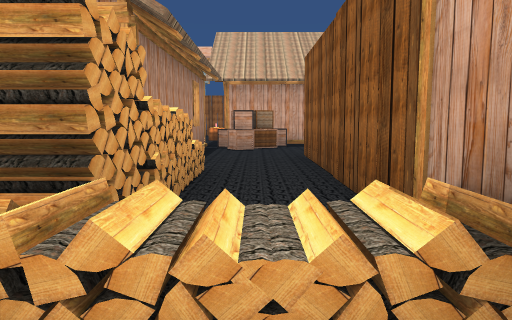
[1] (above)

24 first-person views from a walk through a Unity game level. The camera is 1.4 m above the floor, tilts 6° down and sees 70° across. Doors are open. The floor is counted in squares, 2 m on a side. Each view is taken from the middle of a square. On the plan, view 1 faces up. The plan holds only what a view shows up to about 11 squares ahead; the rest is blank. The place goes on beyond the plan. The player character is not drawn. Some surface patterns are stand-ins.

[2]
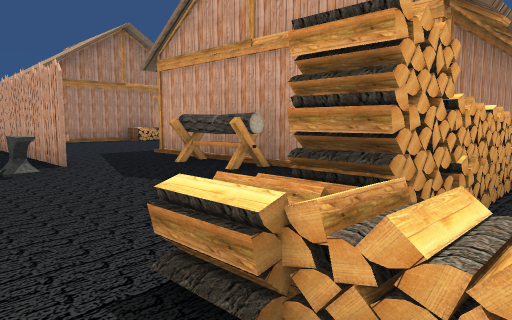

[3]
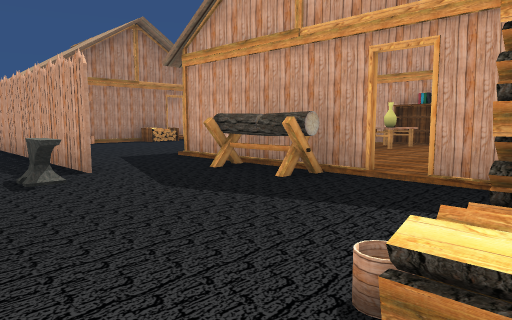

[4]
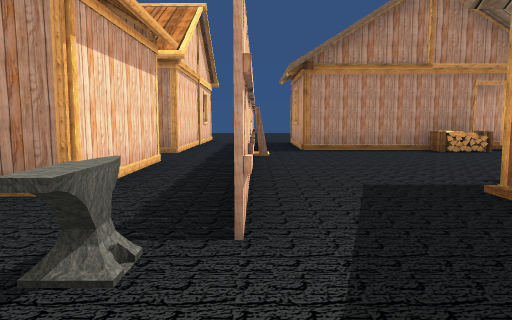

[5]
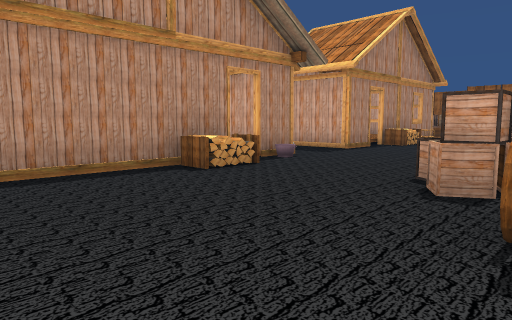

[6]
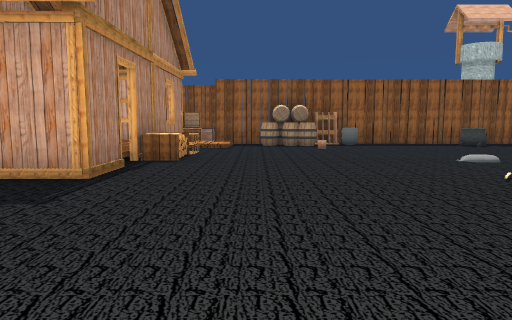

[7]
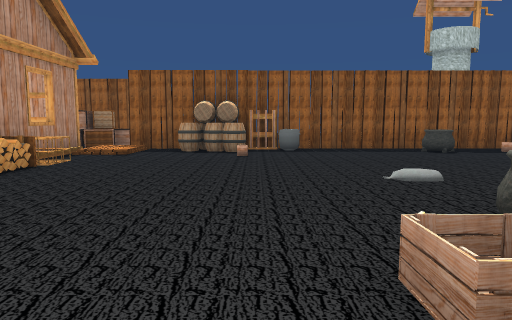

[8]
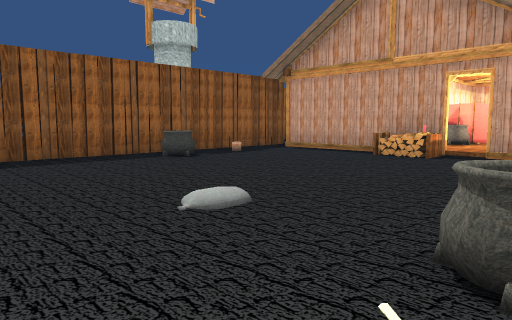

[9]
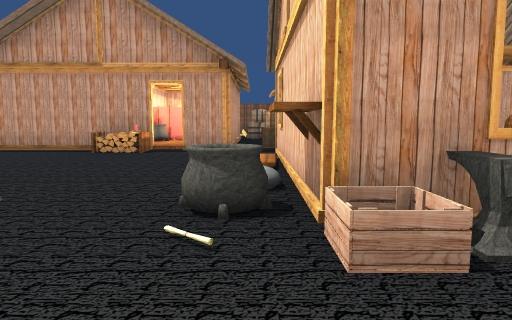

[10]
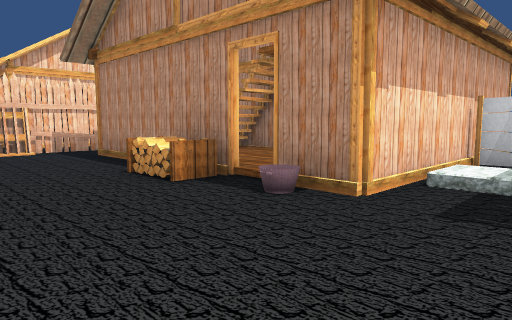

[11]
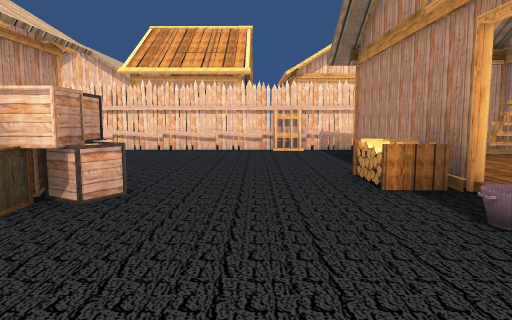

[12]
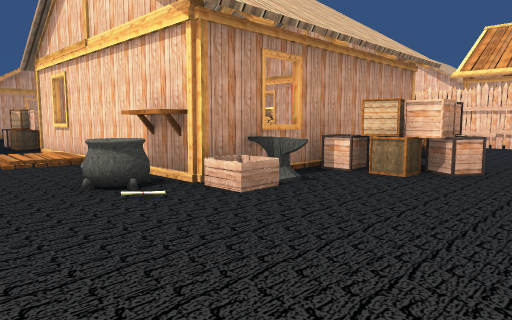

[13]
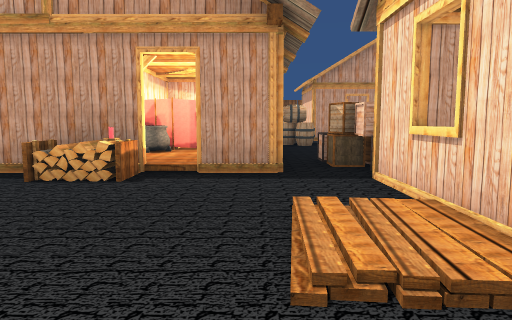

[14]
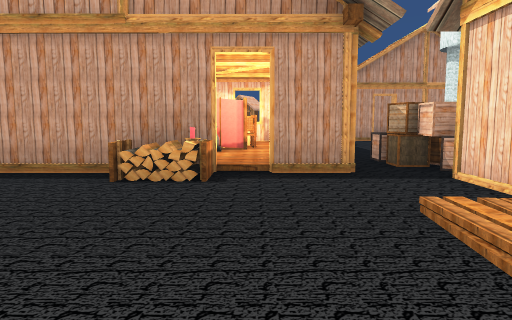

[15]
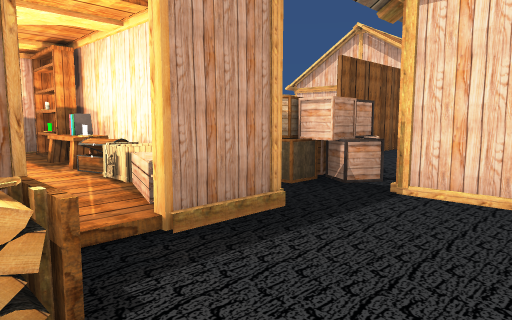

[16]
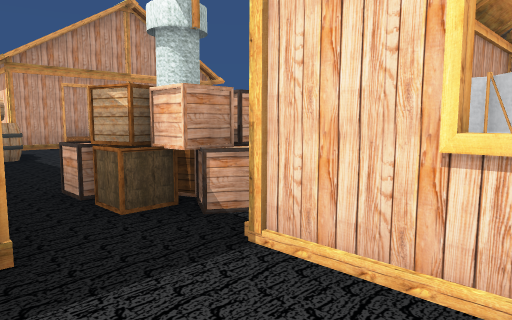

[17]
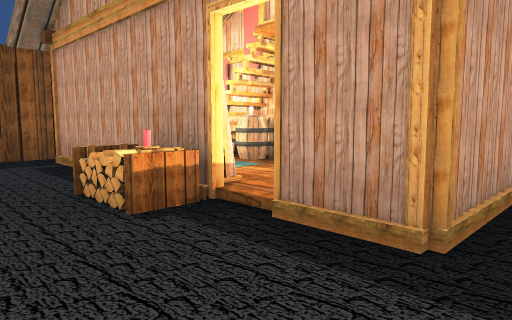

[18]
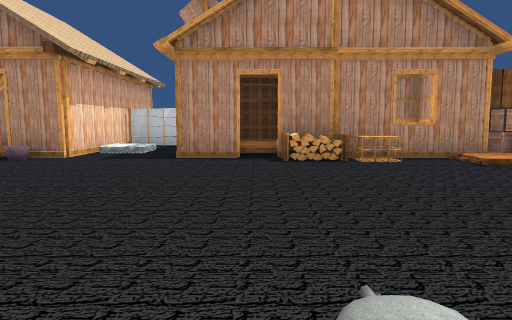

[19]
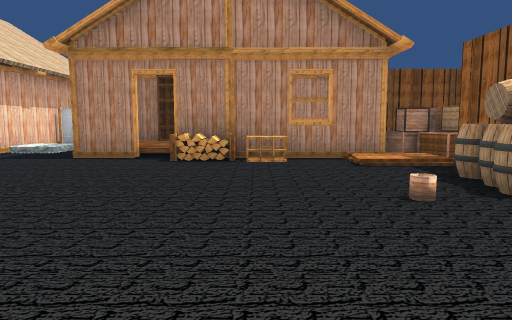

[20]
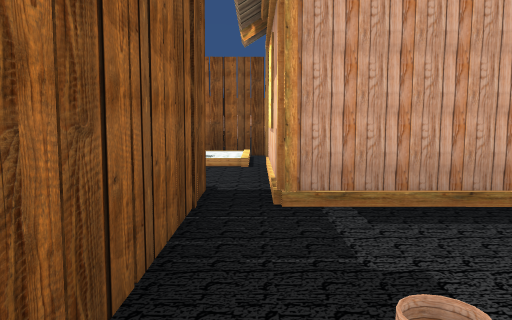

[21]
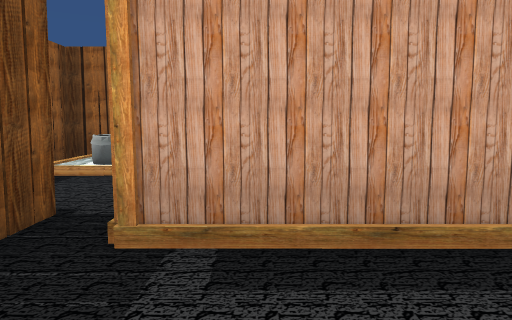

[22]
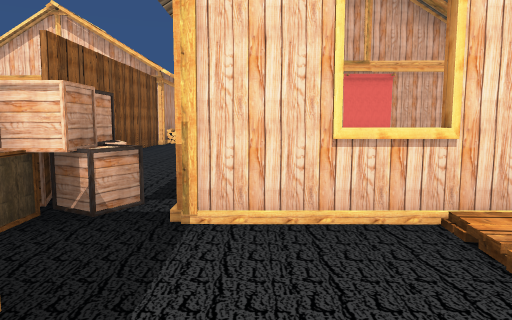

[23]
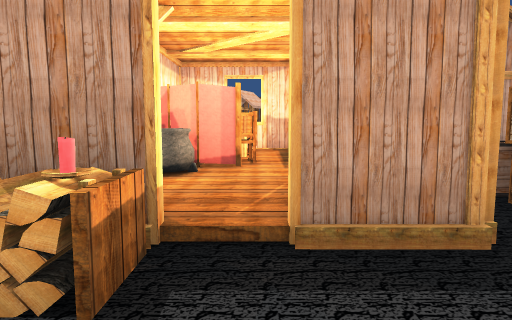

[24]
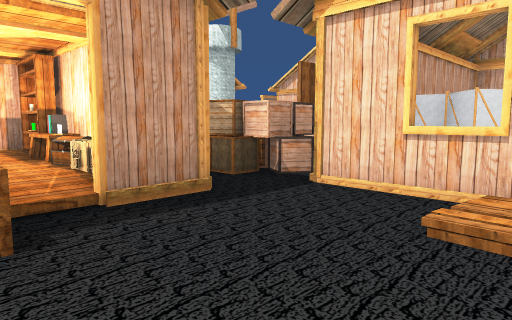

### Floor plan
Key: @ floor where view 1 was taken; # wall or solid block; x gap in a wall; . main floor; : floor 0.25 m higher than the main floor; / step, stairs or slope; D open door; = window, fence, low wall or low ledge; ^ raised ledge; H house; B box; F fence; A anvil; R barrel; C cauldron; T crate; S shelf; I chair; E chest; O other object.
Columns run from 18 left of view 1 to 8 right of it. Each row starts with its distance up from view 1.
 20      #           #  ###O
 19    #BB    ######## .=##O
 18    #BBxRRR#..C....HHH #
 17   HHHH:..........   H
 16   H  H...........O OH
 15   H  #...........O RHHHH
 14   H  ^...........# C O H
 13   H  /...........D  xI H
 12   H  H......../..TTEOOOH
 11  # HHH.....C//:/...BO..RR
 10  #.//....TASH#HHHBBB....RHH
  9 HHHHHH.....H O   BB.    .H
  8      /...BBH O ##H..
  7      H...BBH     H.#     H
  6  HH  H....OH     H.#     H
  5   H  H....O      H.#
  4   H  H.....H###DH^.#
  3   HHHH...........#.#
  2     FFFFFFFFF....#.#HHHHH
  1    .........A....^^H
  0    HHHH.HHH   ^ ..@

Positions as (right, up) in squares from view 1, and headings:
1: (0, 0), facing up
2: (0, 0), facing up-left
3: (-1, 0), facing up-left
4: (-4, 2), facing left
5: (-8, 3), facing up-left
6: (-11, 7), facing up
7: (-9, 9), facing up
8: (-9, 11), facing up-right
9: (-10, 11), facing right
10: (-10, 11), facing down-left
11: (-11, 11), facing down
12: (-11, 13), facing down-right
13: (-6, 12), facing right
14: (-6, 13), facing right
15: (-3, 14), facing down-right
16: (-3, 12), facing down-right
17: (-3, 11), facing up-right
18: (-6, 13), facing left
19: (-6, 15), facing left
20: (-4, 18), facing right
21: (-3, 17), facing right
22: (-2, 13), facing down
23: (-3, 13), facing right
24: (-4, 14), facing down-right
